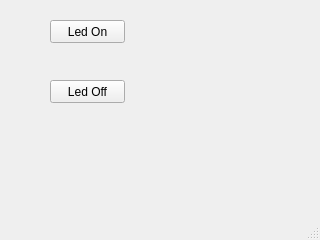
<?xml version="1.0" encoding="UTF-8"?>
<ui version="4.0">
 <class>MainWindow</class>
 <widget class="QMainWindow" name="MainWindow">
  <property name="geometry">
   <rect>
    <x>0</x>
    <y>0</y>
    <width>320</width>
    <height>240</height>
   </rect>
  </property>
  <property name="windowTitle">
   <string>Commande Led</string>
  </property>
  <widget class="QWidget" name="centralwidget">
   <widget class="QPushButton" name="pushButton_LedOn">
    <property name="geometry">
     <rect>
      <x>50</x>
      <y>20</y>
      <width>75</width>
      <height>23</height>
     </rect>
    </property>
    <property name="text">
     <string>Led On</string>
    </property>
   </widget>
   <widget class="QPushButton" name="pushButton_LedOff">
    <property name="geometry">
     <rect>
      <x>50</x>
      <y>80</y>
      <width>75</width>
      <height>23</height>
     </rect>
    </property>
    <property name="text">
     <string>Led Off</string>
    </property>
   </widget>
  </widget>
  <widget class="QMenuBar" name="menubar">
   <property name="geometry">
    <rect>
     <x>0</x>
     <y>0</y>
     <width>320</width>
     <height>21</height>
    </rect>
   </property>
  </widget>
  <widget class="QStatusBar" name="statusbar"/>
 </widget>
 <resources/>
 <connections/>
</ui>
